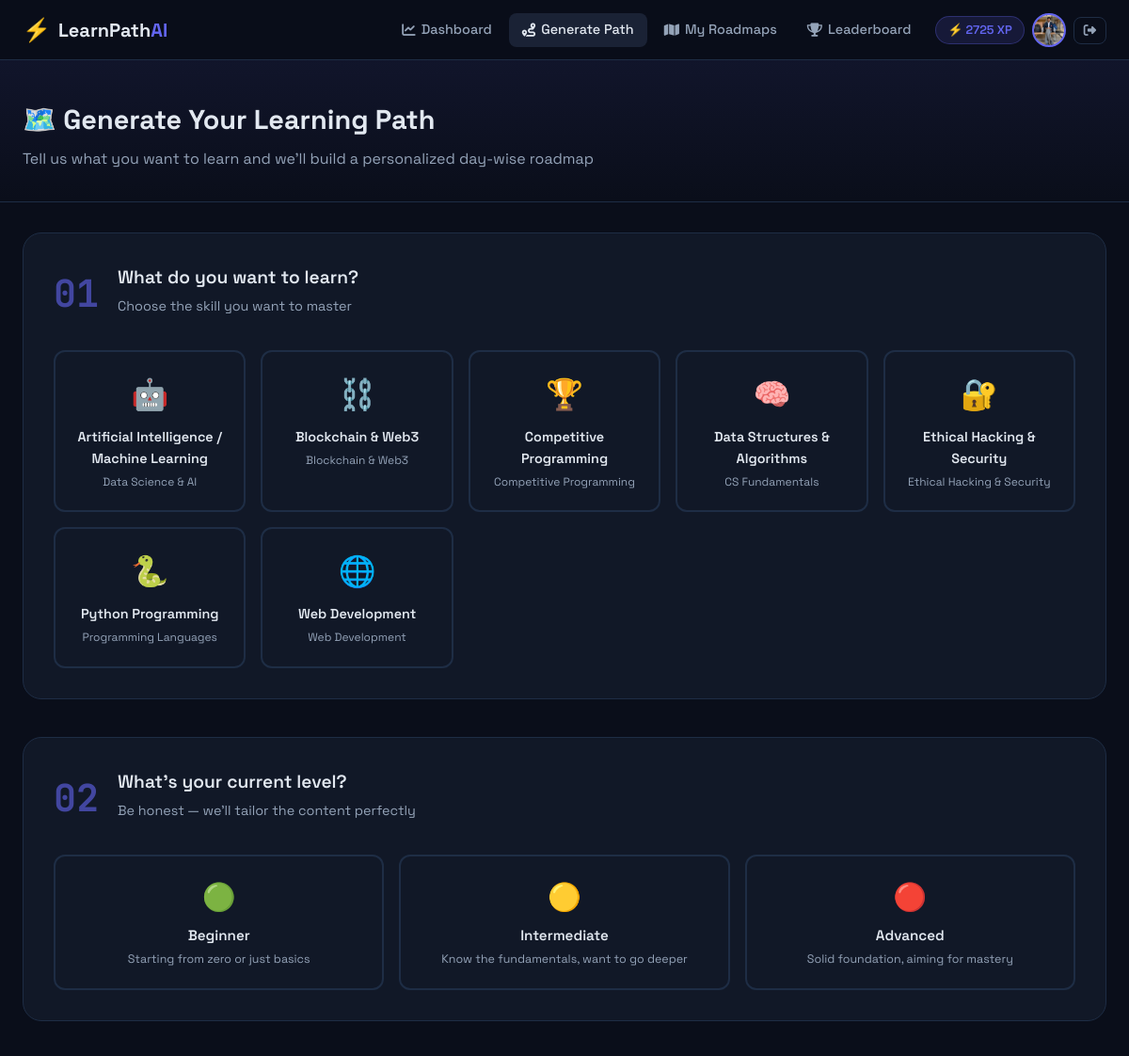
The page /roadmap/generate/ (signed in, upper part) on the database as committed earlier.
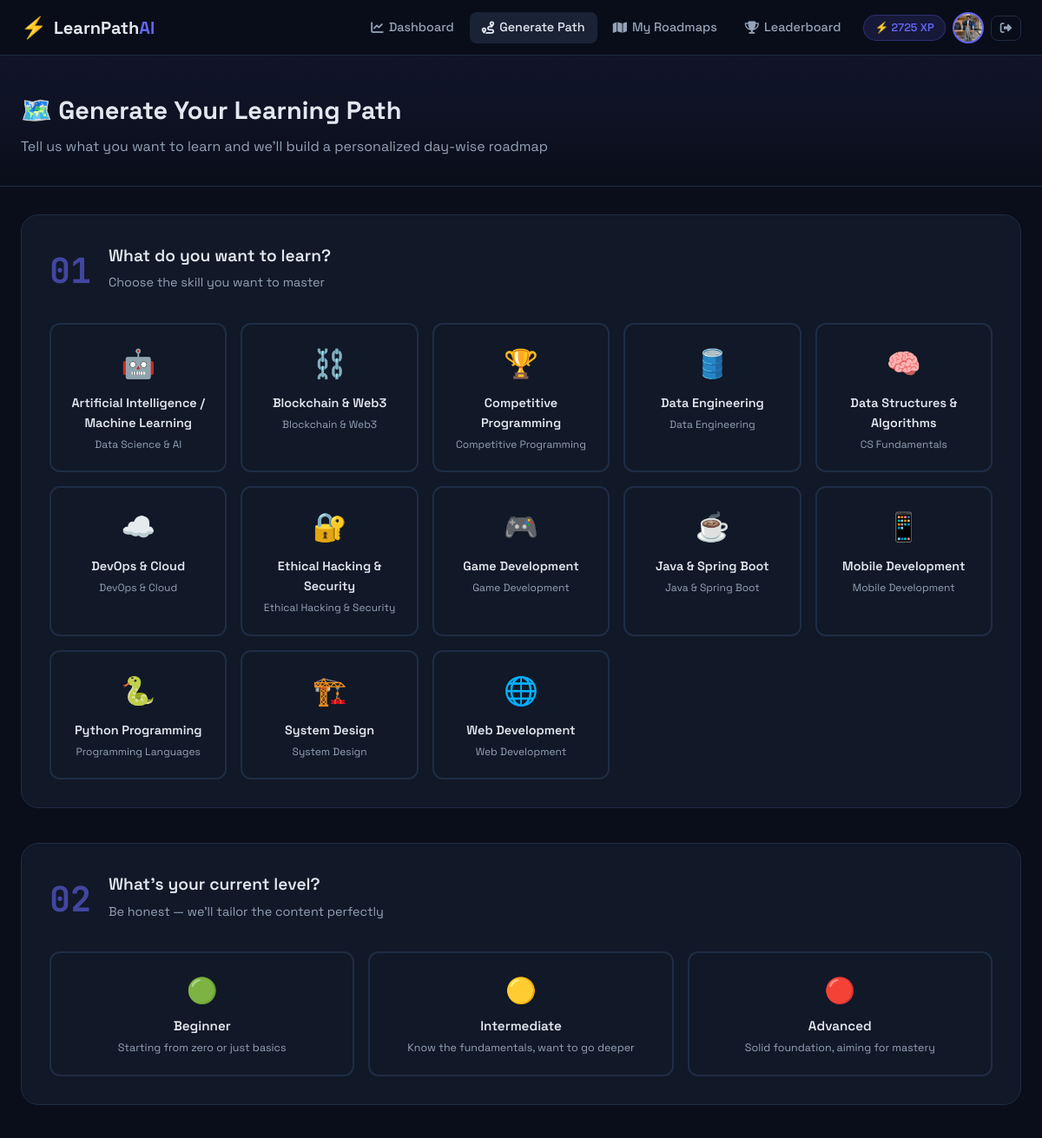
The same page on the database as committed later.
### users/models.py (models this page shows, shortened)
class UserProfile(models.Model):
    EXPERIENCE_CHOICES = [
        ('beginner', 'Beginner'),
        ('intermediate', 'Intermediate'),
        ('advanced', 'Advanced'),
    ]
    user = models.OneToOneField(User, on_delete=models.CASCADE, related_name='profile')
    bio = models.TextField(blank=True, max_length=500)
    avatar = models.ImageField(upload_to='avatars/', null=True, blank=True)
    experience_level = models.CharField(max_length=20, choices=EXPERIENCE_CHOICES, default='beginner')
    daily_study_hours = models.FloatField(default=1.0)
    total_xp = models.IntegerField(default=0)
    streak_days = models.IntegerField(default=0)
    last_activity = models.DateTimeField(null=True, blank=True)
    joined_at = models.DateTimeField(auto_now_add=True)
    class Meta:
        verbose_name = 'User Profile'
        verbose_name_plural = 'User Profiles'

### roadmap/models.py (models this page shows, shortened)
class Skill(models.Model):
    CATEGORY_CHOICES = [
        ('cs_fundamentals', 'CS Fundamentals'),
        ('web_development', 'Web Development'),
        ('data_science', 'Data Science & AI'),
        ('programming', 'Programming Languages'),
        ('competitive', 'Competitive Programming'),
        ('blockchain', 'Blockchain & Web3'),
        ('ethical_hacking', 'Ethical Hacking & Security'),
        ('devops', 'DevOps & Cloud'),
        ('system_design', 'System Design'),
        ('mobile', 'Mobile Development'),
        ('gamedev', 'Game Development'),
        ('data_engineering', 'Data Engineering'),
        ('java_backend', 'Java & Spring Boot'),
    ]
    name = models.CharField(max_length=100, unique=True)
    slug = models.SlugField(max_length=100, unique=True)
    description = models.TextField()
    category = models.CharField(max_length=30, choices=CATEGORY_CHOICES)
    icon = models.CharField(max_length=50, default='📚')  # emoji icon
    color = models.CharField(max_length=20, default='#6366f1')  # hex color
    is_active = models.BooleanField(default=True)
    created_at = models.DateTimeField(auto_now_add=True)
    class Meta:
        ordering = ['name']
        verbose_name = 'Skill'
        verbose_name_plural = 'Skills'

### roadmap/views.py (the view, shortened to what this page needs)
# urls.py: path('generate/', views.GenerateRoadmapView.as_view(), name='generate'),
@method_decorator(login_required, name='dispatch')
class GenerateRoadmapView(View):
    template_name = 'roadmap/generate.html'
    def get(self, request):
        form = RoadmapGenerateForm()
        skills = Skill.objects.filter(is_active=True)
        return render(request, self.template_name, {'form': form, 'skills': skills})

### templates/roadmap/generate.html (shortened to what this page needs)
{% extends 'base.html' %}
{% block content %}
<div class="page-header">
    <div class="container">
        <h1>🗺️ Generate Your Learning Path</h1>
        <p>Tell us what you want to learn and we'll build a personalized day-wise roadmap</p>
    </div>
</div>
<div class="container">
    <form method="post" class="generate-form" id="generateForm">
        <div class="form-step" id="step1">
            <div class="step-header">
                <div class="step-number">01</div>
                <div><h2>What do you want to learn?</h2><p>Choose the skill you want to master</p></div>
            </div>
            <div class="skill-selector-grid">
                {% for skill in skills %}
                <label class="skill-selector-card" style="--color: {{ skill.color }}">
                    <div class="skill-card-inner">
                        <div class="skill-emoji">{{ skill.icon }}</div>
                        <div class="skill-name">{{ skill.name }}</div>
                        <div class="skill-cat">{{ skill.get_category_display }}</div>
                    </div>
                </label>
                {% endfor %}
            </div>
        </div>
        <div class="form-step">
            <div class="step-header">
                <div class="step-number">02</div>
                <div><h2>What's your current level?</h2><p>Be honest — we'll tailor the content perfectly</p></div>
            </div>
            <div class="level-selector">
                <label class="level-card">
                    <div class="level-inner">
                        <div class="level-emoji">🟢</div>
                        <div class="level-name">Beginner</div>
                        <div class="level-desc">Starting from zero or just basics</div>
                    </div>
                </label>
                <label class="level-card">
                    <div class="level-inner">
                        <div class="level-emoji">🟡</div>
                        <div class="level-name">Intermediate</div>
                        <div class="level-desc">Know the fundamentals, want to go deeper</div>
                    </div>
                </label>
                <label class="level-card">
                    <div class="level-inner">
                        <div class="level-emoji">🔴</div>
                        <div class="level-name">Advanced</div>
                        <div class="level-desc">Solid foundation, aiming for mastery</div>
                    </div>
                </label>
            </div>
        </div>
    </form>
</div>
{% endblock %}

### templates/base.html (shortened to what this page needs)
<!DOCTYPE html>
<html lang="en" data-theme="dark">
<head>
    {% load static %}
    <link rel="stylesheet" href="https://cdnjs.cloudflare.com/ajax/libs/font-awesome/6.5.0/css/all.min.css">
    <link rel="stylesheet" href="{% static 'css/main.css' %}">
</head>
<body>
<nav class="navbar">
    <div class="nav-container">
        <a href="{% url 'dashboard:home' %}" class="nav-brand">
            <span class="brand-icon">⚡</span>
            <span class="brand-text">LearnPath<span class="brand-accent">AI</span></span>
        </a>
        <div class="nav-links">
            {% if user.is_authenticated %}
                <a href="{% url 'dashboard:dashboard' %}" class="nav-link {% if request.resolver_match.url_name == 'dashboard' %}active{% endif %}">
                    <i class="fas fa-chart-line"></i> Dashboard
                </a>
                <a href="{% url 'roadmap:generate' %}" class="nav-link {% if 'generate' in request.path %}active{% endif %}">
                    <i class="fas fa-route"></i> Generate Path
                </a>
                <a href="{% url 'roadmap:my_roadmaps' %}" class="nav-link">
                    <i class="fas fa-map"></i> My Roadmaps
                </a>
                <a href="{% url 'progress:leaderboard' %}" class="nav-link">
                    <i class="fas fa-trophy"></i> Leaderboard
                </a>
                <div class="nav-user">
                    <div class="user-xp">⚡ {{ user.profile.total_xp }} XP</div>
                    <a href="{% url 'users:profile' %}" class="user-avatar">
                        {% if user.profile.avatar %}
                            <img src="{{ user.profile.avatar.url }}" alt="avatar">
                        {% else %}
                            <span>{{ user.username|first|upper }}</span>
                        {% endif %}
                    </a>
                    <form method="post" action="{% url 'users:logout' %}" style="display:inline;">
                        <button type="submit" class="btn-logout">
                            <i class="fas fa-sign-out-alt"></i>
                        </button>
                    </form>
                </div>
            {% else %}
                <a href="{% url 'users:login' %}" class="nav-link">Login</a>
                <a href="{% url 'users:register' %}" class="btn-primary-sm">Get Started</a>
            {% endif %}
        </div>
    </div>
</nav>
<main class="main-content">
    {% block content %}{% endblock %}
</main>
</body>
</html>

Rows that differ between the two databases and show on the page:
added Skill: icon "🛢️", name "Data Engineering", category "Data Engineering"
added Skill: icon "☁️", name "DevOps & Cloud", category "DevOps & Cloud"
added Skill: icon "🎮", name "Game Development", category "Game Development"
added Skill: icon "☕", name "Java & Spring Boot", category "Java & Spring Boot"
added Skill: icon "📱", name "Mobile Development", category "Mobile Development"
added Skill: icon "🏗️", name "System Design", category "System Design"
